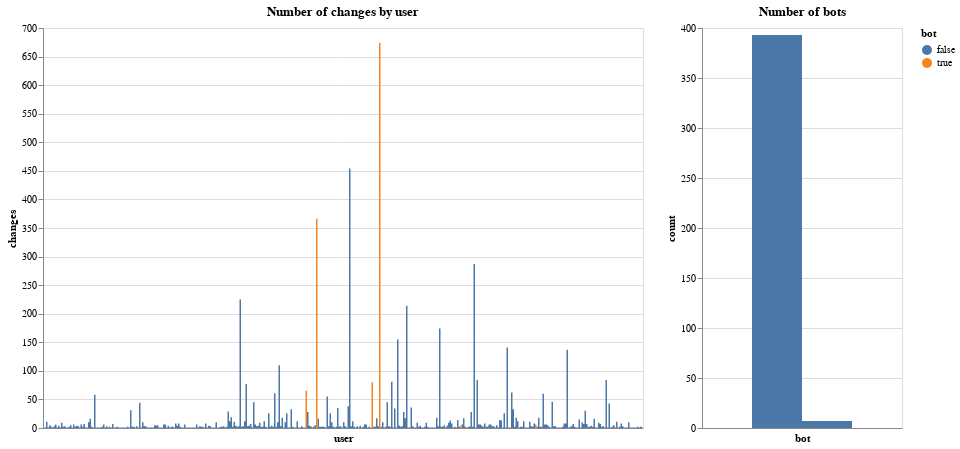

Notebook cell for this chart:
### Markdown cell above
## Number of changes done by user

### Code cell
os.makedirs('../charts', exist_ok=True) # create dir for charts

gd_dict = {row['user']: row['bot'] for _, row in df.iterrows()}
df_counts = df.user.value_counts().reset_index()
df_counts.columns = ['user', 'changes']
df_counts['bot'] = df_counts.user.map(lambda x: gd_dict[x])
df_counts.head()

np.random.seed(42)
sample_df = df_counts.sample(min(df_counts.shape[0], 400))

chart_counts = alt.Chart(sample_df).mark_area(
    interpolate='step'
).encode(
    x = alt.X('user', axis=alt.Axis(labels=False, ticks=False)),
    y = alt.Y('changes:Q'),
    color = alt.Color('bot:N'),
    tooltip = [alt.Tooltip('user')]
).properties(
    width = 600,
    height = 400,
    title = 'Number of changes by user'
)

chart_bots = alt.Chart(sample_df).mark_area(
    interpolate='step'
).encode(
    x = alt.X('bot:N', axis=alt.Axis(labels=False, ticks=False)),
    y = alt.Y('count()', title='count'),
    tooltip = [alt.Tooltip('count()', title='No of users')]
).properties(
    width = 200,
    height = 400,
    title = 'Number of bots'
)

chart = chart_counts | chart_bots

save(chart, '../charts/total_number_changes.html')
chart

### Figure 1 — Vega-Lite specification as saved in the notebook (floating-point values rounded to 4 significant figures; data arrays with more than 128 entries replaced by an {"elided": "..."} marker saying what was removed)
{"config": {"view": {"continuousWidth": 400, "continuousHeight": 300}}, "hconcat": [{"mark": {"type": "area", "interpolate": "step"}, "encoding": {"color": {"type": "nominal", "field": "bot"}, "tooltip": [{"type": "nominal", "field": "user"}], "x": {"type": "nominal", "axis": {"labels": false, "ticks": false}, "field": "user"}, "y": {"type": "quantitative", "field": "changes"}}, "height": 400, "title": "Number of changes by user", "width": 600}, {"mark": {"type": "area", "interpolate": "step"}, "encoding": {"tooltip": [{"type": "quantitative", "aggregate": "count", "title": "No of users"}], "x": {"type": "nominal", "axis": {"labels": false, "ticks": false}, "field": "bot"}, "y": {"type": "quantitative", "aggregate": "count", "title": "count"}}, "height": 400, "title": "Number of bots", "width": 200}], "data": {"name": "data-f6a27870669cc6dddc47eee1834296f4"}, "$schema": "https://vega.github.io/schema/vega-lite/v4.8.1.json", "datasets": {"data-f6a27870669cc6dddc47eee1834296f4": {"elided": "400 records"}}}
